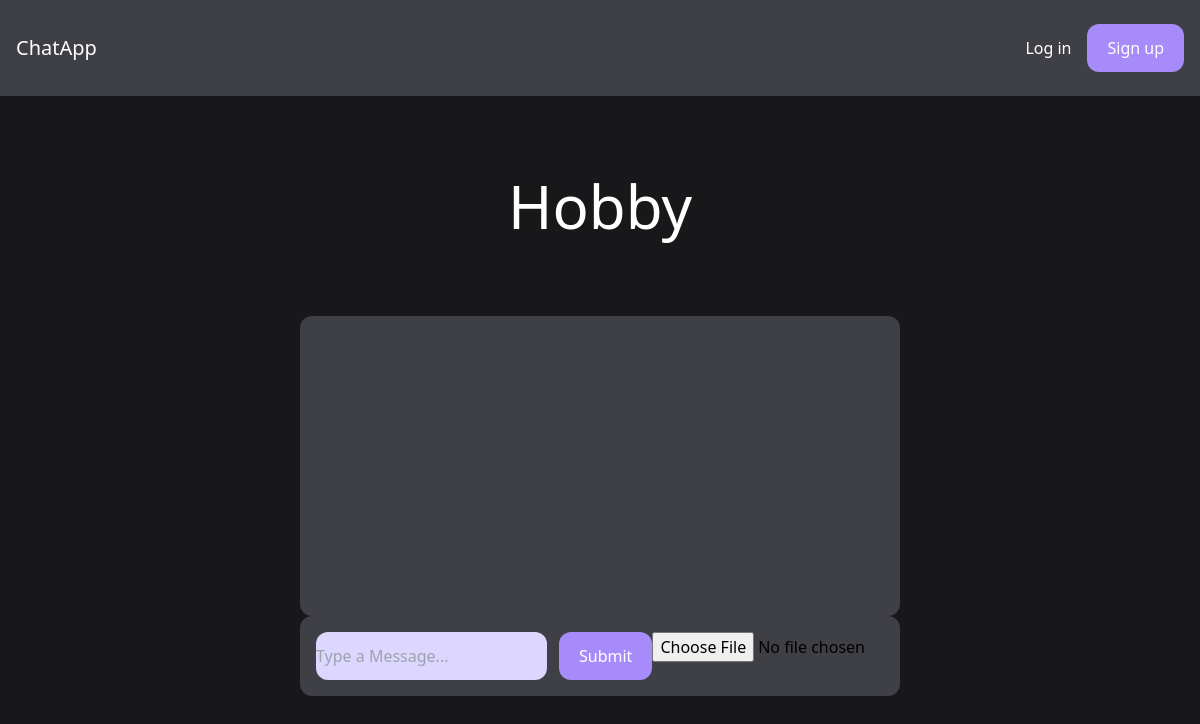
Page /rooms/hobby/ (signed in) on the earlier database version.
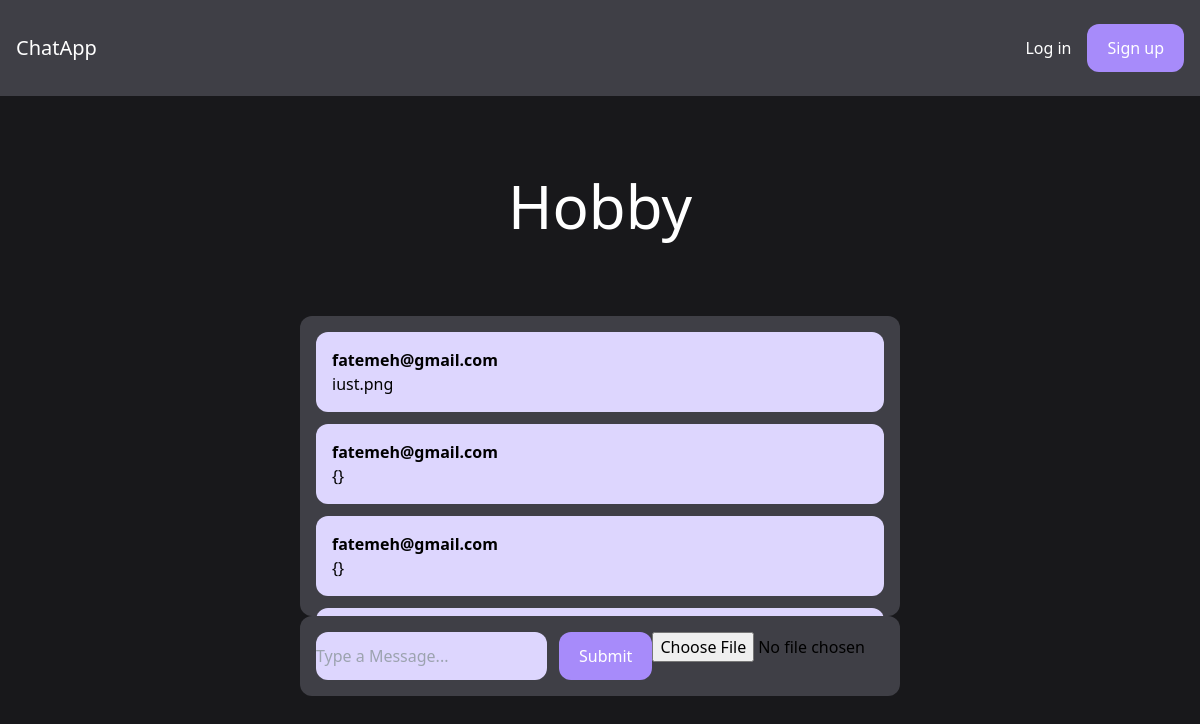
Same page on the later database version.
### room/models.py (models this page shows)
class Room(models.Model):
    name= models.CharField(max_length=255)
    slug = models.SlugField(unique=True)

class Message(models.Model):
    room = models.ForeignKey(Room,related_name='messages',on_delete=models.CASCADE)
    user = models.ForeignKey(User,related_name='messages',on_delete=models.CASCADE)
    content = models.TextField()
    date_added = models.DateTimeField(auto_now_add=True)
    class Meta:
        ordering = ('date_added',)

### room/views.py (the view)
# urls.py: path('rooms/',include('room.urls')),
@login_required
def room(request, slug):
    room = Room.objects.get(slug=slug)
    messages = Message.objects.filter(room = room)[0:25]
    return render(request,'room/room.html',{'room':room,'messages':messages})

### room/templates/room/room.html (shortened to what this page needs)
{% extends 'core/base.html'%}
{% block content%}
<div class="p-10 lg:p-20 text-center" >
    <h1 class="text-3xl lg:text-6xl text-white">
        {{ room.name }}
    </h1>
</div>
<div class="lg:w-2/4 mx-4 lg:mx-auto  p-4 bg-zinc-700 rounded-xl" style="overflow-y:scroll;height:300px">
<div class="chat-messeges space-y-3" id="chat-messages">
    {% for message in messages %}
        <div class="p-4 bg-violet-200 rounded-xl">
            <p class="font-semibold">{{ message.user.username }}</p>
            <p> {{message.content}} </p>
        </div>
    {% endfor %}
    </div>
</div>
<div class="lg:w-2/4 mx-4 lg:mx-auto p-4 bg-zinc-700 rounded-xl">
    <form method="post" action="." class="flex" >
        <input type="text" name="content" class="flex-1 mr-3 bg-violet-200	rounded-xl" placeholder="Type a Message..." id="chat-message-input">
        <button class="px-5 py-3 rounded-xl text-white bg-violet-400 hover:bg-violet-500"
        id="chat-message-submit">
            Submit
        </button>
        <input type="file" accept="image/*" id="file-input" />
    </form>
</div>
{% endblock %}

### core/templates/core/base.html (shortened to what this page needs)
<!DOCTYPE html>
<html>
    <head>
        <script src="https://cdn.tailwindcss.com"></script>
    </head>
    <body class="bg-zinc-900">
        <nav class="flex items-center justify-between px-4 py-6 bg-zinc-700">
            <div>
                <a href="/" class="text-xl text-white">ChatApp</a>
            </div>
            <div class="flex items-center space-x-4">
                <a href="/login/" class="text-white hover:text-gray-200">
                    Log in
                </a>
                <a href="/signup/" class="px-5 py-3 rounded-xl text-white bg-violet-400	 hover:bg-violet-500">
                Sign up</a>
            </div>
        </nav>
        {% block content %}
        {% endblock %}
    </body>
</html>

Differences in the rows shown:
added Message: user.username "fatemeh@gmail.com", content "iust.png"
added Message: user.username "fatemeh@gmail.com", content "{}"
added Message: user.username "fatemeh@gmail.com", content "{}"
